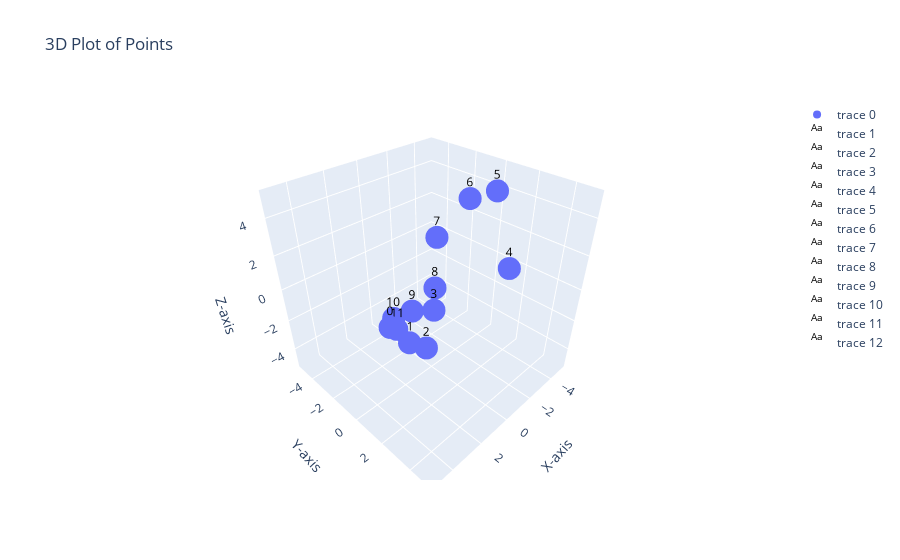

This figure's notebook cell:
### Code cell
file_name="thermal_20"
dab=load_d(file_name)
mapData(dab)
get_stress(dab)

### Figure 1 — Plotly figure (JSON) as saved in the notebook; plotly's stock layout.template omitted (floating-point values rounded to 4 significant figures)
{"data": [{"mode": "markers", "type": "scatter3d", "x": [1.875, 1.791, 2.174, 2.392, -0.5664, -1.993, -3.322, -2.732, -1.988, -0.1503, 1.146, 1.373], "y": [-1.217, 0.1802, 1.807, 2.514, 4.089, 2.065, -0.5781, -2.336, -1.739, -1.71, -1.78, -1.296], "z": [-2.054, -2.296, -1.354, 1.41, 2.893, 5.359, 3.753, 1.068, -1.703, -2.359, -2.183, -2.533]}, {"hoverinfo": "none", "mode": "text", "text": "0", "textfont": {"color": "black", "size": 12}, "type": "scatter3d", "x": [1.875], "y": [-1.217], "z": [-2.054]}, {"hoverinfo": "none", "mode": "text", "text": "1", "textfont": {"color": "black", "size": 12}, "type": "scatter3d", "x": [1.791], "y": [0.1802], "z": [-2.296]}, {"hoverinfo": "none", "mode": "text", "text": "2", "textfont": {"color": "black", "size": 12}, "type": "scatter3d", "x": [2.174], "y": [1.807], "z": [-1.354]}, {"hoverinfo": "none", "mode": "text", "text": "3", "textfont": {"color": "black", "size": 12}, "type": "scatter3d", "x": [2.392], "y": [2.514], "z": [1.41]}, {"hoverinfo": "none", "mode": "text", "text": "4", "textfont": {"color": "black", "size": 12}, "type": "scatter3d", "x": [-0.5664], "y": [4.089], "z": [2.893]}, {"hoverinfo": "none", "mode": "text", "text": "5", "textfont": {"color": "black", "size": 12}, "type": "scatter3d", "x": [-1.993], "y": [2.065], "z": [5.359]}, {"hoverinfo": "none", "mode": "text", "text": "6", "textfont": {"color": "black", "size": 12}, "type": "scatter3d", "x": [-3.322], "y": [-0.5781], "z": [3.753]}, {"hoverinfo": "none", "mode": "text", "text": "7", "textfont": {"color": "black", "size": 12}, "type": "scatter3d", "x": [-2.732], "y": [-2.336], "z": [1.068]}, {"hoverinfo": "none", "mode": "text", "text": "8", "textfont": {"color": "black", "size": 12}, "type": "scatter3d", "x": [-1.988], "y": [-1.739], "z": [-1.703]}, {"hoverinfo": "none", "mode": "text", "text": "9", "textfont": {"color": "black", "size": 12}, "type": "scatter3d", "x": [-0.1503], "y": [-1.71], "z": [-2.359]}, {"hoverinfo": "none", "mode": "text", "text": "10", "textfont": {"color": "black", "size": 12}, "type": "scatter3d", "x": [1.146], "y": [-1.78], "z": [-2.183]}, {"hoverinfo": "none", "mode": "text", "text": "11", "textfont": {"color": "black", "size": 12}, "type": "scatter3d", "x": [1.373], "y": [-1.296], "z": [-2.533]}], "layout": {"scene": {"aspectmode": "cube", "xaxis": {"range": [-5.359, 5.359], "title": {"text": "X-axis"}}, "yaxis": {"range": [-5.359, 5.359], "title": {"text": "Y-axis"}}, "zaxis": {"range": [-5.359, 5.359], "title": {"text": "Z-axis"}}}, "title": {"text": "3D Plot of Points"}}}
